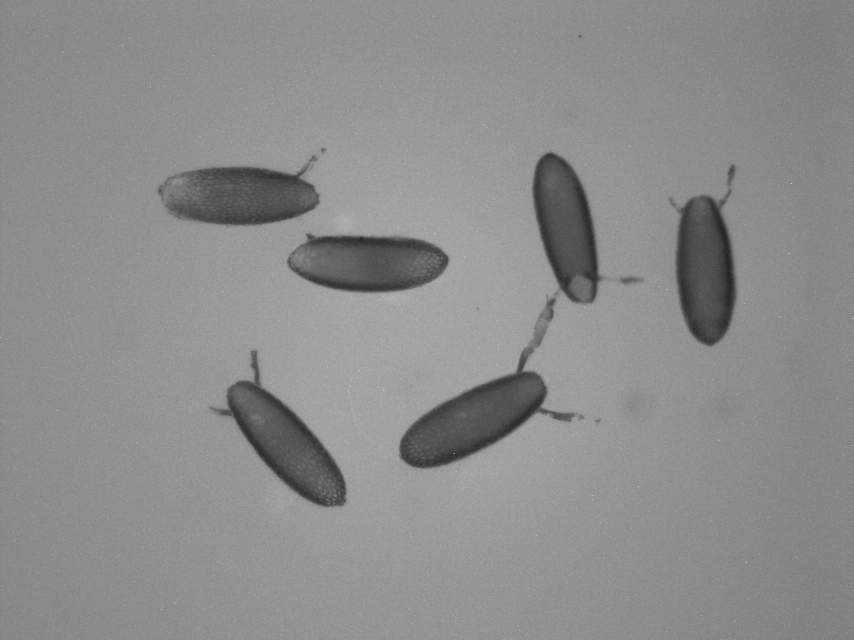
#> input picture PC02.png, 2560 x 1920 px, given as the content of the folder /Users/jaeeponde/image processing/eggimages, which was not available (shown at 1/3 size)
$ python egg_size_measurement.py
#> lines starting #> are read from the running program, lines starting #| are printed output that depends on the picture; after the words box and inside, x2 and y2 are one past the last pixel; in counts of white or black regions, pixels touching at a corner belong together; pictures that were not available may be replaced by others from this repository, and a replacement may not be noted
import cv2
import numpy as np
import pandas as pd
import os
def measure_egg_size(image_path, output_folder,scale):

#> called with scale = (10000, 1)
    x=scale[0]
    y=scale[1]
    usescale=y/x
    # Read the image
    image = cv2.imread(image_path)
#> image is the input picture: shape (1920, 2560, 3); min 28, max 255, mean 140.4

    # Convert image to grayscale
    gray = cv2.cvtColor(image, cv2.COLOR_BGR2GRAY)

    # Apply blur
    blurred = cv2.GaussianBlur(gray, (21, 21), 0)

    # Use thresholding to separate eggs from background
    _, thresholded = cv2.threshold(blurred, 120, 400, cv2.THRESH_BINARY)
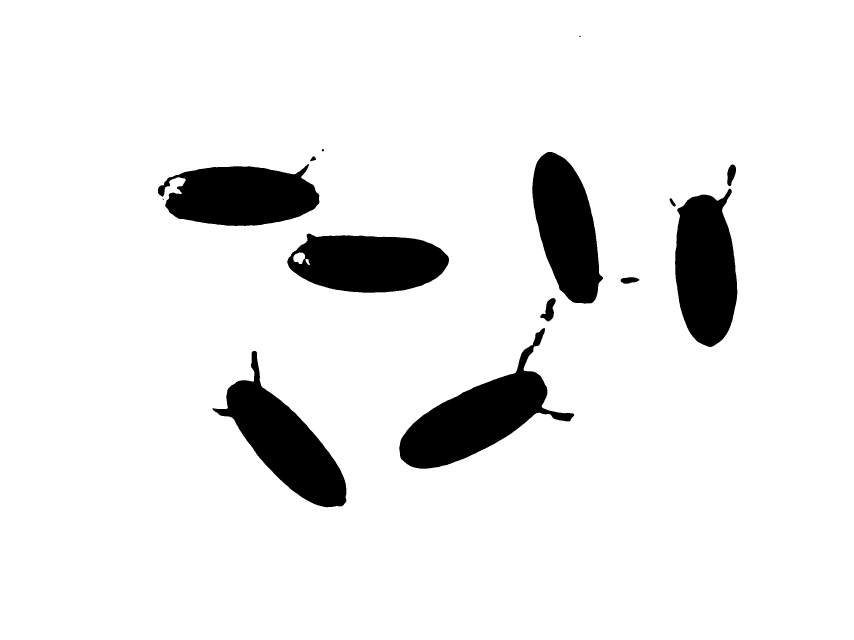
#> thresholded: shape (1920, 2560) (shown at 1/3 size); 91.6% white; 14 black regions (2 under 20 px)

    # Find contours in the image
    contours, _ = cv2.findContours(thresholded, cv2.RETR_CCOMP, cv2.CHAIN_APPROX_NONE)
#> contours = 17 contours, 1 with area under 20; largest, box (x1, y1, x2, y2) and area: (0, 0, 2560, 1920) 4910721, (1197, 983, 1724, 1407) 78016, (636, 1052, 1040, 1523) 70669, (2024, 565, 2213, 1042) 68410, (472, 491, 959, 679) 67114

    area_list = []
    conotur_list=[]
    area_str=''

    # Measure the size of each contour (assumes each contour corresponds to an egg)
    for contour in contours:
        # Calculate the area of the contour
        area = cv2.contourArea(contour)


        # Filter out smaller contours (background noise)
        if 3000 < area < 4010721:  # Adjust the threshold as needed
            # Store the coordinates of the contour
            scaledarea=area*usescale
            scaledarea = round(scaledarea, 3)
            area_str=str(scaledarea)+'sq.mm'

            area_list.append(area_str)
            conotur_list.append(contour)
#> this loop made 17 passes
#> area on passes 1, 2, 3, 6, 7, 10, 12, 14, 16, 17: 115.5, 829, 4910721, 1740, 840.5, 246, 1221, 176, 47, 20
#> after the loop, area_list = ['7.067sq.mm', '7.802sq.mm', '6.703sq.mm', '6.841sq.mm', '6.711sq.mm', '6.359sq.mm']; conotur_list = 6 contours; box (x1, y1, x2, y2) and area: (1197, 983, 1724, 1407) 78016, (636, 1052, 1040, 1523) 70669, (2024, 565, 2213, 1042) 68410, (472, 491, 959, 679) 67114, (861, 700, 1348, 879) 67030, (1596, 455, 1810, 912) 63588


    for contour in conotur_list:
        cv2.drawContours(image, [contour], -1, (0, 255, 0), 2)
#> this loop made 6 passes

    output_image_path = os.path.join(output_folder, os.path.basename(image_path).split('.')[0] + '_contours.jpg')
    cv2.imwrite(output_image_path, image)

    # Create DataFrame from lists
    measurements_df = pd.DataFrame({'Area': area_list})
#> measurements_df = table of 6 rows and 1 columns

    # Save measurements to Excel file
    filename = os.path.basename(image_path).split('.')[0] + '_measurements.xlsx'
    output_path = os.path.join(output_folder, filename)
#> (the run stopped early here; a loop or call above may not have finished)

$ run again, on PP01.png
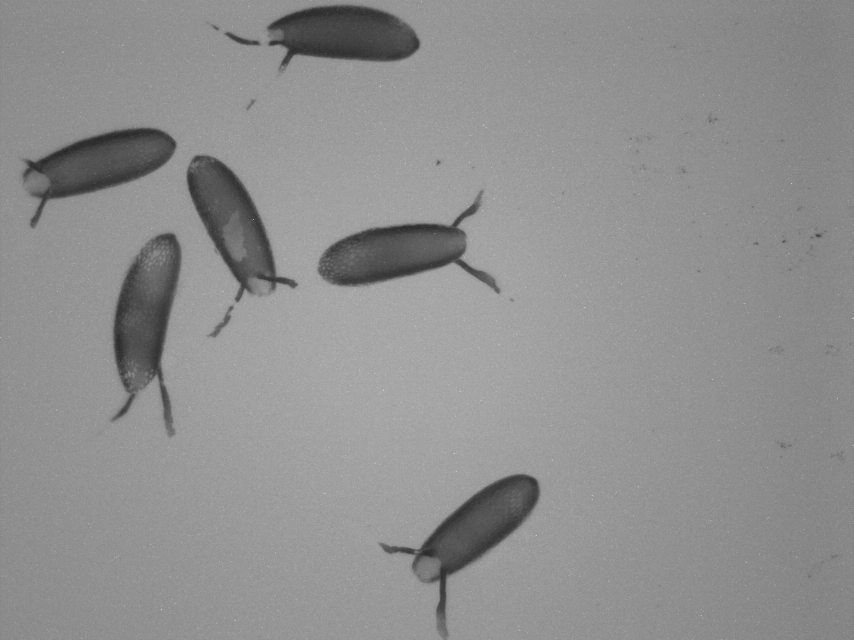
#> input picture PP01.png, 2560 x 1920 px, given as the content of the folder /Users/jaeeponde/image processing/eggimages, which was not available (shown at 1/3 size)
#> in measure_egg_size, image is the input picture: shape (1920, 2560, 3); min 0, max 255, mean 143.5
#> in measure_egg_size, `_, thresholded = cv2.threshold(blurred, 120, 400, cv2.THRESH_BINARY)`:
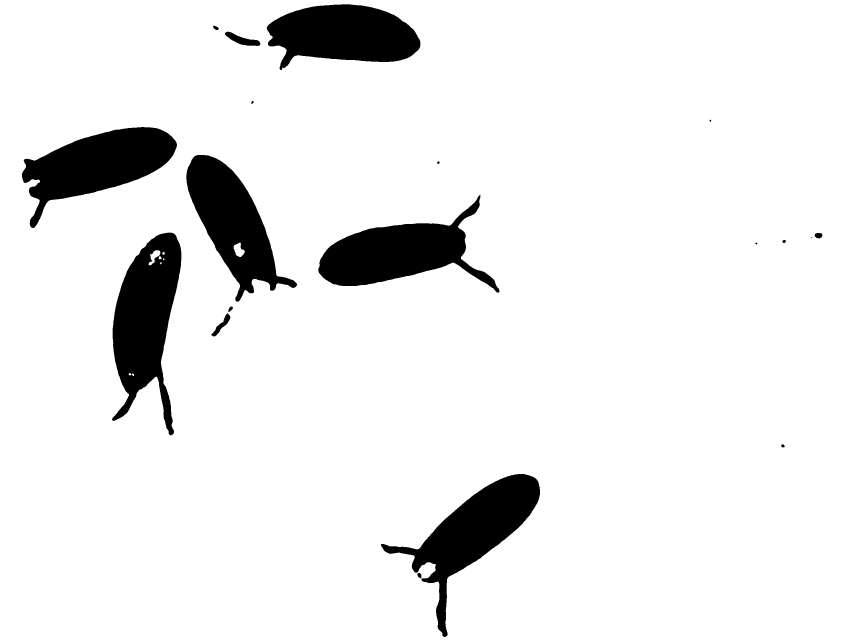
#> thresholded: shape (1920, 2560) (shown at 1/3 size); 91.9% white; 19 black regions (1 under 20 px)
#> contours = 28 contours, 3 with area under 20; largest, box (x1, y1, x2, y2) and area: (0, 0, 2560, 1920) 4910721, (335, 697, 545, 1307) 72942, (65, 380, 532, 685) 67049, (1142, 1421, 1621, 1912) 66814, (954, 583, 1499, 879) 66576
#> the loop in measure_egg_size, `for contour in contours:` made 28 passes
#> area on passes 1, 2, 5, 6, 7, 8, 9, 10: 24.5, 31, 46.5, 35.5, 651, 823, 4910721, 163.5
#> after the loop in measure_egg_size, `for contour in contours:`: area_list = ['6.681sq.mm', '7.294sq.mm', '6.658sq.mm', '6.335sq.mm', '6.705sq.mm', '6.313sq.mm']; conotur_list = 6 contours; box (x1, y1, x2, y2) and area: (335, 697, 545, 1307) 72942, (65, 380, 532, 685) 67049, (1142, 1421, 1621, 1912) 66814, (954, 583, 1499, 879) 66576, (558, 464, 892, 906) 63346, (799, 12, 1262, 211) 63126
#> the loop in measure_egg_size, `for contour in conotur_list:` made 6 passes
#> measurements_df = table of 6 rows and 1 columns
